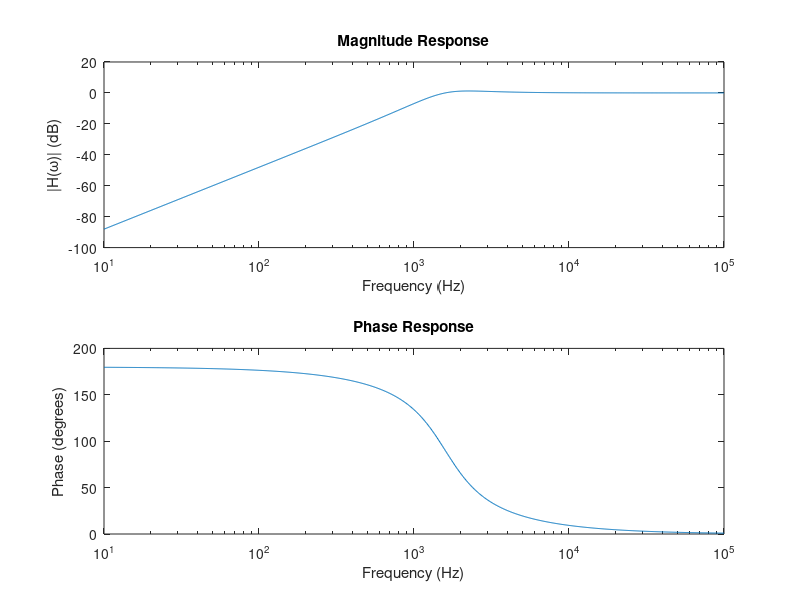

Write the MATLAB code that produced this figure.
% Constants
R = 10; % Resistance (Ω)
L = 1e-3; % Inductance (H)
C = 10e-6; % Capacitance (F)

% Frequency range
f = logspace(1, 5, 1000); % Frequencies from 10 to 100,000 Hz (logarithmic scale)
w = 2 * pi * f; % Angular frequencies (rad/s)

% Transfer function H(ω)
H = -w.^2 * L * C ./ (1 + 1j * w * L / R - w.^2 * C * L);

% Magnitude response in decibels
magnitude_dB = 20 * log10(abs(H));

% Phase response
phase = angle(H);

% Plot magnitude response in decibels
subplot(2, 1, 1);
semilogx(f, magnitude_dB);
xlabel('Frequency (Hz)');
ylabel('|H(\omega)| (dB)');
title('Magnitude Response');

% Plot phase response
subplot(2, 1, 2);
semilogx(f, rad2deg(phase));
xlabel('Frequency (Hz)');
ylabel('Phase (degrees)');
title('Phase Response');
